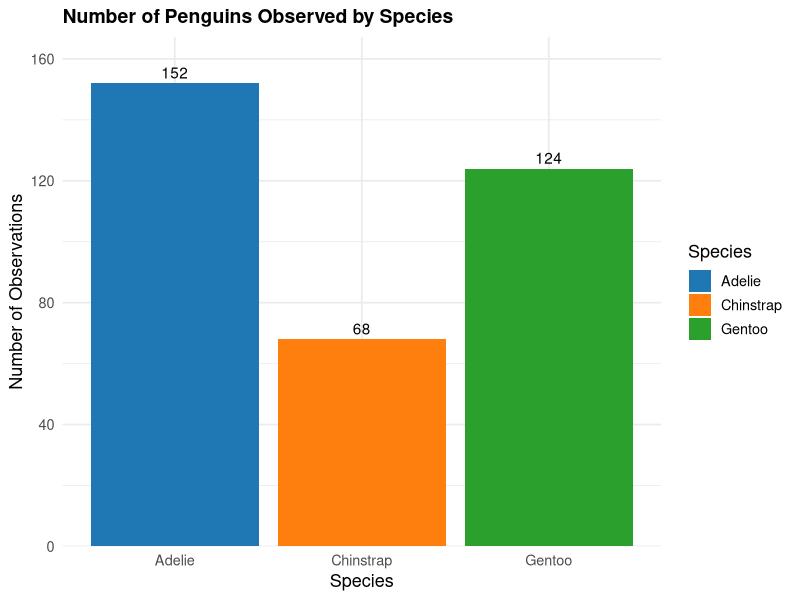
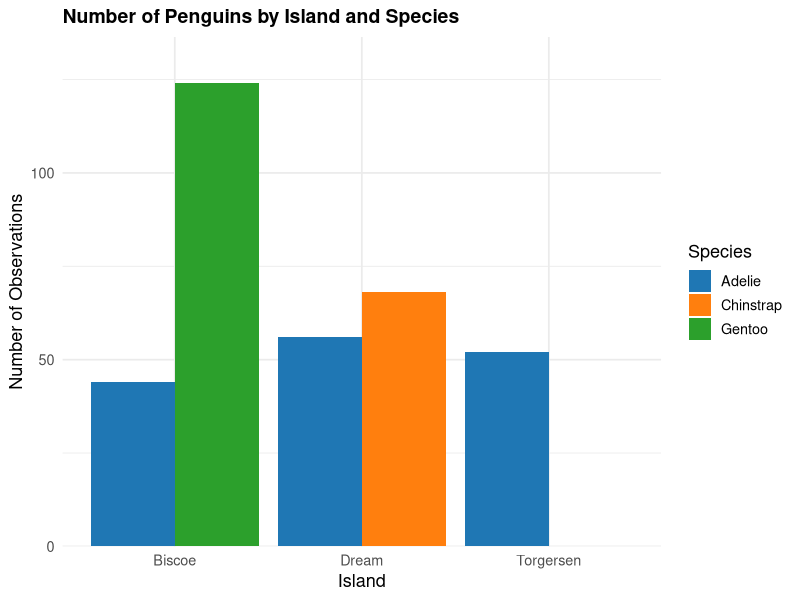

R code for these plots, in order:
## ---- chunk 1
#| include: false
library(palmerpenguins)
library(ggplot2)
library(dplyr)

# Summary statistics
total_penguins <- nrow(penguins)

species_counts <- penguins |> count(species, sort = TRUE)
island_counts  <- penguins |> count(island, sort = TRUE)

top_species   <- as.character(species_counts$species[1])
top_species_n <- species_counts$n[1]
top_island    <- as.character(island_counts$island[1])
top_island_n  <- island_counts$n[1]

# One consistent color per species across both charts
species_colors <- c(
  Adelie    = "#1f77b4",
  Chinstrap = "#ff7f0e",
  Gentoo    = "#2ca02c"
)

base_theme <- theme_minimal(base_size = 13) +
  theme(
    plot.title = element_text(face = "bold", size = 14),
    legend.position = "right"
  )
## ---- chunk 2
#| content: valuebox
#| title: "Total Penguins Observed"
list(
  icon = "bar-chart-fill",
  color = "primary",
  value = format(total_penguins, big.mark = ",")
)
## ---- chunk 3
#| content: valuebox
#| title: "Most Observed Species"
list(
  icon = "trophy-fill",
  color = "success",
  value = paste0(top_species, " (", top_species_n, ")")
)
## ---- chunk 4
#| content: valuebox
#| title: "Island with Most Penguins"
list(
  icon = "geo-alt-fill",
  color = "info",
  value = paste0(top_island, " (", top_island_n, ")")
)
## ---- chunk 5
ggplot(penguins, aes(x = species, fill = species)) +
  geom_bar() +
  geom_text(
    stat = "count",
    aes(label = after_stat(count)),
    vjust = -0.4
  ) +
  scale_fill_manual(values = species_colors) +
  scale_y_continuous(expand = expansion(mult = c(0, 0.1))) +
  labs(
    title = "Number of Penguins Observed by Species",
    x = "Species",
    y = "Number of Observations",
    fill = "Species"
  ) +
  base_theme
## ---- chunk 6
ggplot(penguins, aes(x = island, fill = species)) +
  geom_bar(position = position_dodge(preserve = "single")) +
  scale_fill_manual(values = species_colors) +
  scale_y_continuous(expand = expansion(mult = c(0, 0.1))) +
  labs(
    title = "Number of Penguins by Island and Species",
    x = "Island",
    y = "Number of Observations",
    fill = "Species"
  ) +
  base_theme
